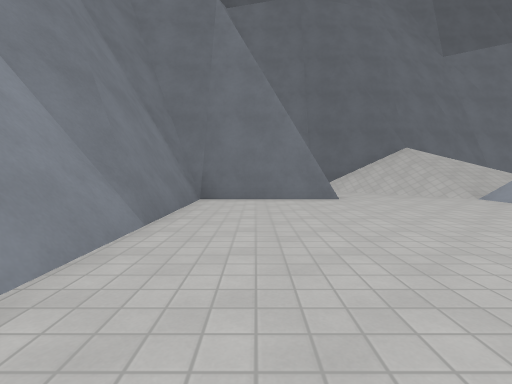
View 1 (above)

16 first-person views from a walk through a 3-D level made in the Godot game engine. The camera is 1.2 m above the floor, tilts 4° down and sees 85° across. The floor is counted in squares, 2 m on a side. Each view is taken from the middle of a square. On the plan, view 1 faces up. The plan holds only what a view shows up to about 9 squares ahead; the rest is blank. The place goes on beyond the plan. Flat picture figures and markers are left out. Characters and animated objects are not drawn. Surface patterns are stand-ins for the level's own textures.

View 2
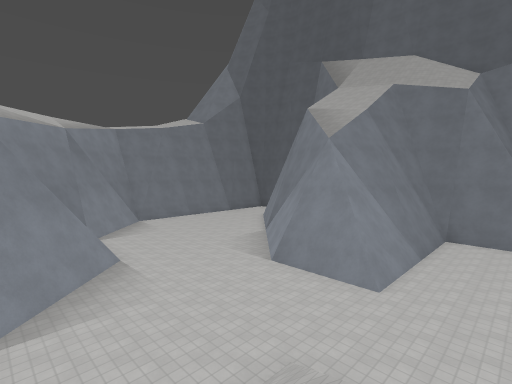

View 3
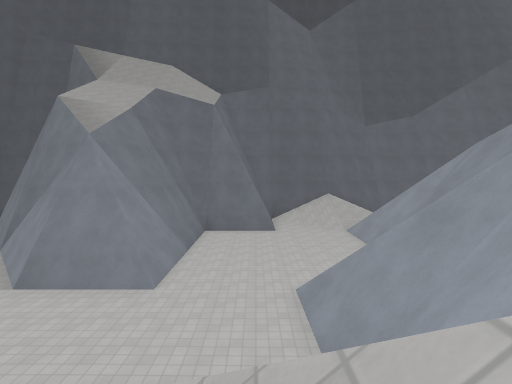

View 4
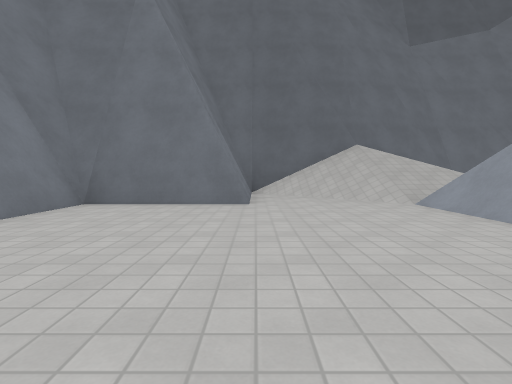

View 5
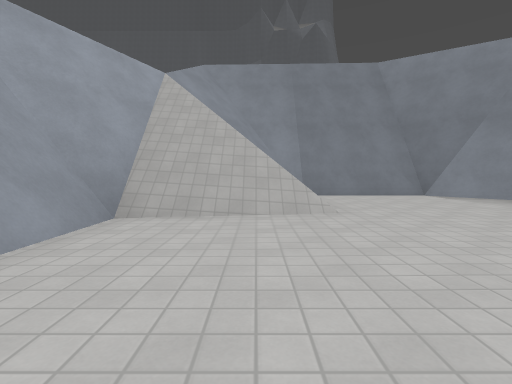

View 6
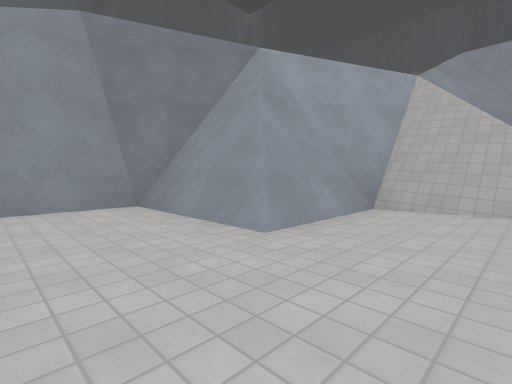

View 7
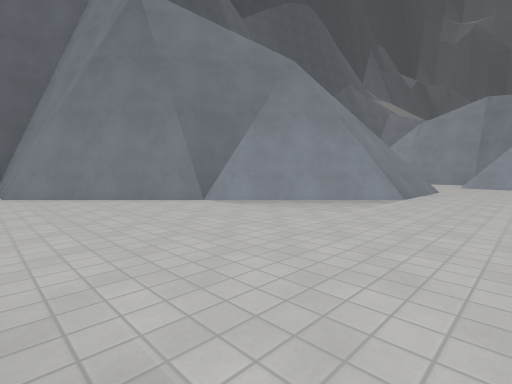

View 8
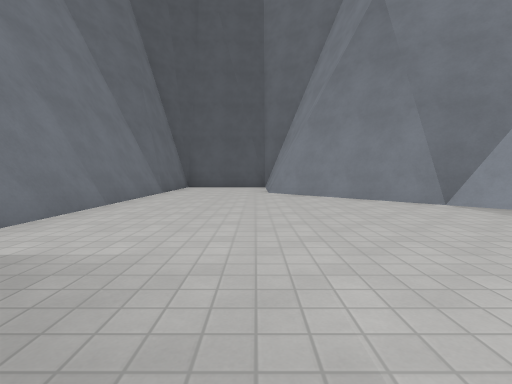

View 9
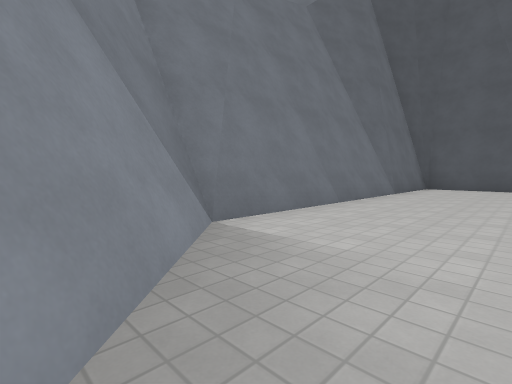

View 10
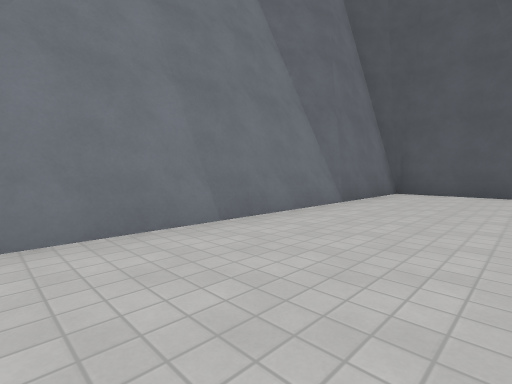

View 11
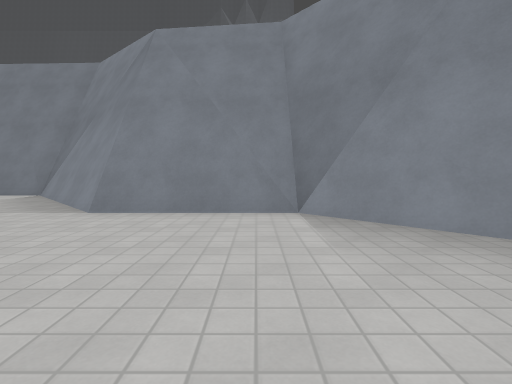

View 12
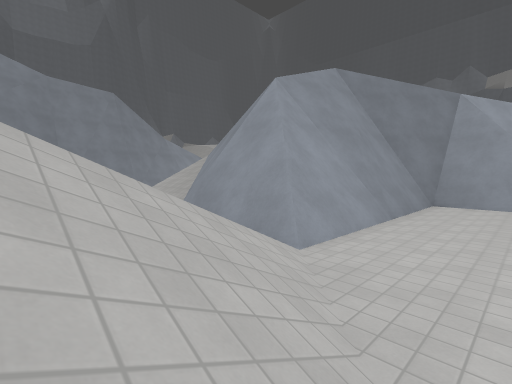

View 13
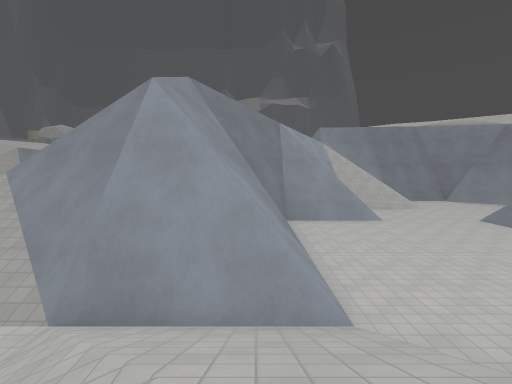

View 14
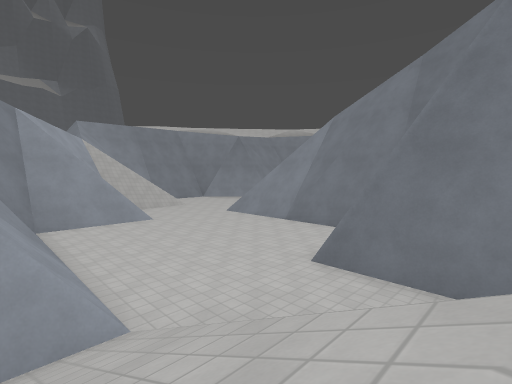

View 15
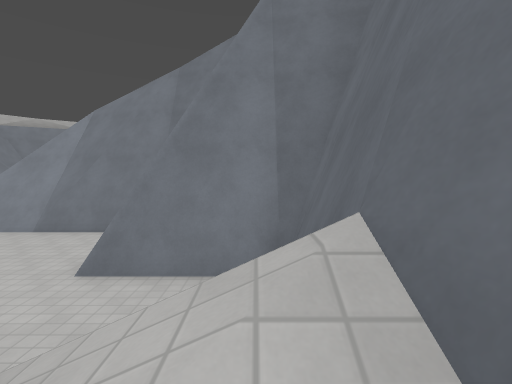

View 16
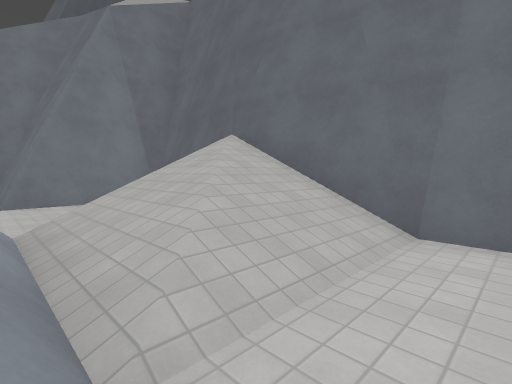

### Floor plan
Key: @ floor where view 1 was taken; # wall or solid block; . floor; / step, stairs or slope; = window, fence, low wall or low ledge; v drop or lower ground.
Columns run from 17 left of view 1 to 9 right of it. Each row starts with its distance up from view 1.
 10    #####          #########
  9    #...#          #///////.
  8    #...#          #/./////.
  7    #...#       ####/..////.
  6 /v #...##      #......####/
  5 /v #....##     #......#####
  4 /v #.....##    #......#
  3 /v #......##   #......#
  2  v #.......##  #......#
  1  v #........####......#
  0  v #.........###.@.=####
 -1   v##..............#####
 -2     ##.............## v#
 -3     v##.........///##vv#
 -4      v#####.....///=#v/
 -5      vvvvv##.... ///#/
 -6       vvvvv##.../ ///
 -7           /v########
 -8            /v    ###
 -9                   vv

Positions as (right, up) in squares from view 1, and headings:
1: (0, 0), facing up
2: (1, -6), facing up-left
3: (1, -6), facing up
4: (2, 1), facing up
5: (0, 1), facing down
6: (0, 2), facing down-right
7: (-11, -2), facing up-right
8: (-11, -2), facing up
9: (-11, -2), facing up-left
10: (-11, 1), facing up-left
11: (-10, 1), facing down
12: (3, 9), facing down-right
13: (6, 9), facing down
14: (6, 9), facing down-left
15: (6, 9), facing left
16: (9, 6), facing up-left
